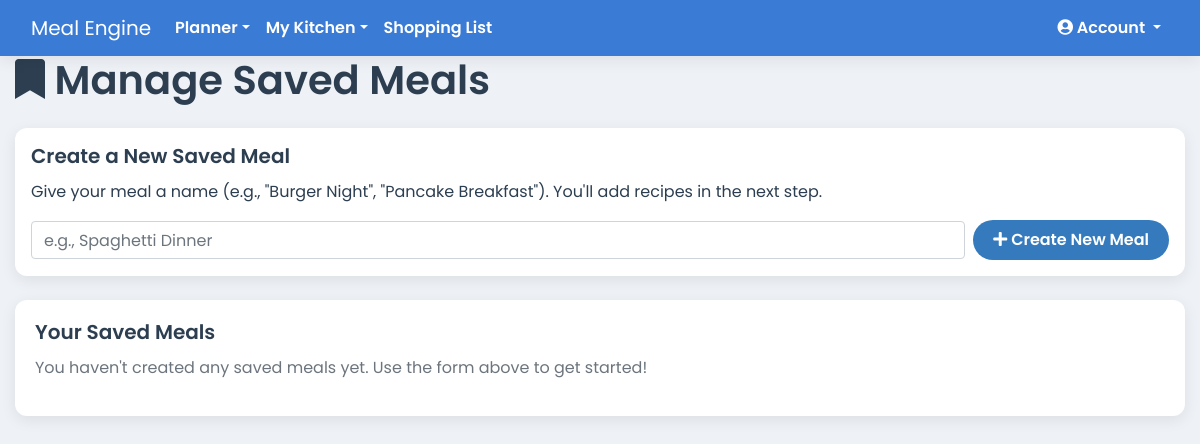
/saved-meals (signed in), run on an earlier commit of the app's database.
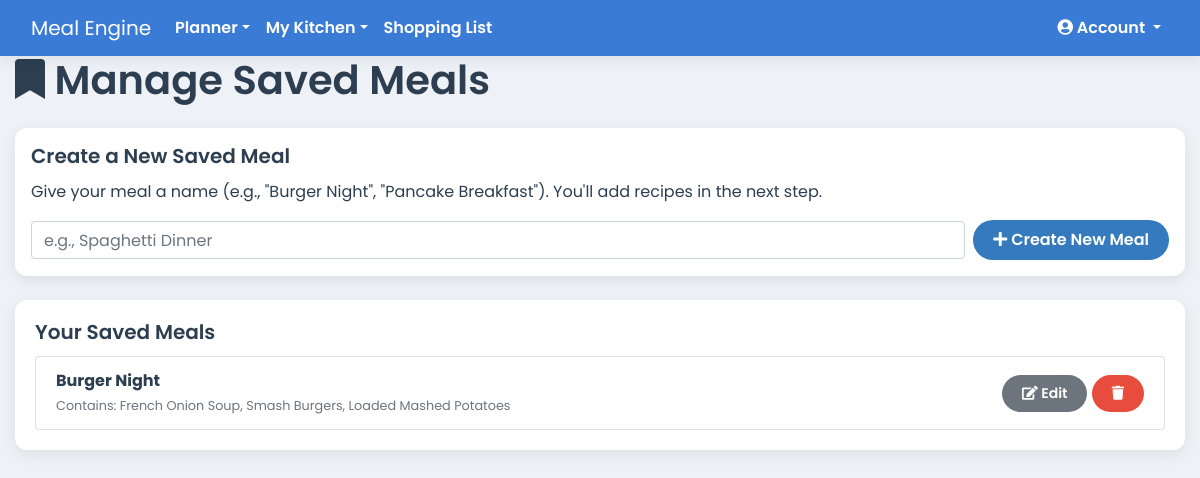
And on a later commit of the database.
### app.py (models this page shows)
class SavedMeal(db.Model):
    id = db.Column(db.Integer, primary_key=True)
    name = db.Column(db.String(100), nullable=False)
    household_id = db.Column(db.Integer, db.ForeignKey('household.id'), nullable=False)
    recipes = db.relationship('Recipe', secondary='saved_meal_recipe_link')

### app.py (the view, shortened to what this page needs)
@app.route('/saved-meals', methods=['GET', 'POST'])
@login_required
def saved_meals():
    all_saved_meals = SavedMeal.query.filter_by(household_id=current_user.household_id).order_by(SavedMeal.name).all()
    return render_template('saved_meals.html', saved_meals=all_saved_meals)

### app.py (called while the page is built)
@app.context_processor
def inject_cache_buster():
    return dict(cache_buster=int(time.time()))

@app.before_request
def before_request():
    g.current_month_name = date.today().strftime('%B')

@login_manager.user_loader
def load_user(user_id):
    return db.session.get(User, int(user_id))

    @property
    def is_premium_or_elite(self):
        return self.subscription_plan in ['premium', 'elite']

### templates/saved_meals.html
{% extends 'base.html' %}
{% block content %}
<div class="d-flex justify-content-between align-items-center mb-3">
    <h1><i class="fas fa-bookmark"></i> Manage Saved Meals</h1>
</div>
<div class="card p-3 mb-4">
    <h5 class="card-title">Create a New Saved Meal</h5>
    <p class="card-text">Give your meal a name (e.g., "Burger Night", "Pancake Breakfast"). You'll add recipes in the next step.</p>
    <form method="POST" action="{{ url_for('saved_meals') }}" class="form-inline">
        <div class="form-group flex-grow-1 mr-2">
            <input type="text" name="name" class="form-control w-100" placeholder="e.g., Spaghetti Dinner" required>
        </div>
        <button type="submit" class="btn btn-primary"><i class="fas fa-plus"></i> Create New Meal</button>
    </form>
</div>
<div class="card">
    <div class="card-body">
        <h5 class="card-title">Your Saved Meals</h5>
        {% if saved_meals %}
        <ul class="list-group">
            {% for meal in saved_meals %}
            <li class="list-group-item d-flex justify-content-between align-items-center">
                <div>
                    <strong>{{ meal.name }}</strong>
                    <br>
                    <small class="text-muted">
                        Contains: {{ meal.recipes|map(attribute='name')|join(', ') }}
                    </small>
                </div>
                <div>
                    <a href="{{ url_for('edit_saved_meal', saved_meal_id=meal.id) }}" class="btn btn-secondary btn-sm"><i class="fas fa-edit"></i> Edit</a>
                    <form action="{{ url_for('delete_saved_meal', saved_meal_id=meal.id) }}" method="POST" class="d-inline" onsubmit="return confirm('Are you sure you want to delete this saved meal?');">
                        <button type="submit" class="btn btn-danger btn-sm"><i class="fas fa-trash"></i></button>
                    </form>
                </div>
            </li>
            {% endfor %}
        </ul>
        {% else %}
        <p class="text-muted">You haven't created any saved meals yet. Use the form above to get started!</p>
        {% endif %}
    </div>
</div>
{% endblock %}

What changed in the data, as far as the page shows it:
added SavedMeal: name "Burger Night", recipes|map "French Onion Soup, Smash Burgers, Loaded Mashed Potatoes"
Also different on the page:
text no longer shown: "You haven't created any saved meals yet. Use the form above to get started!"
